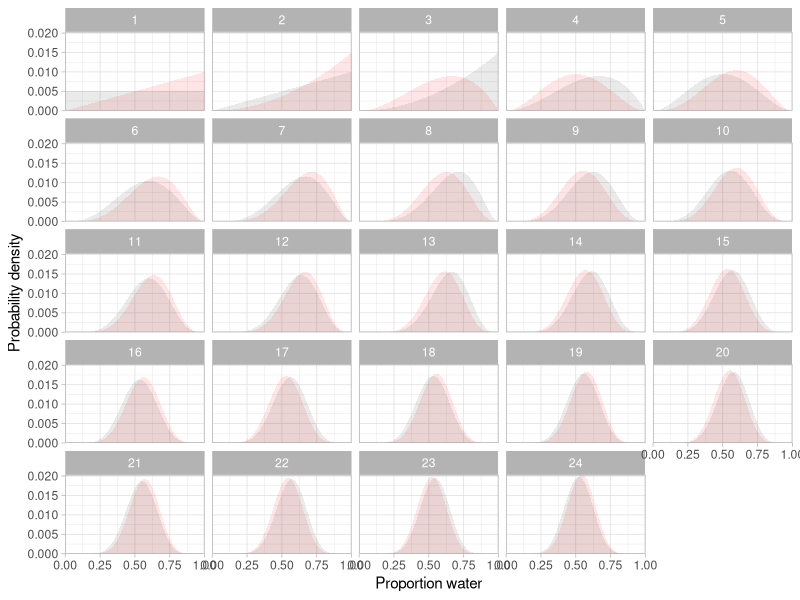
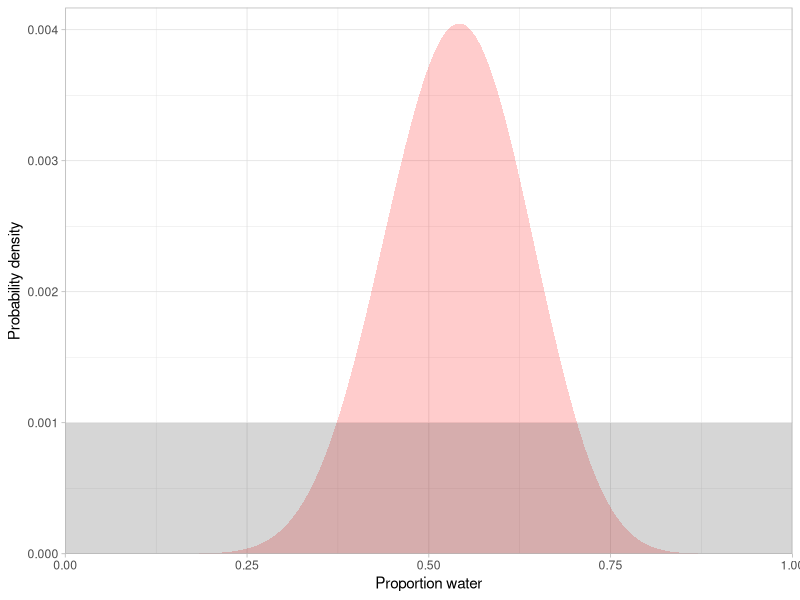
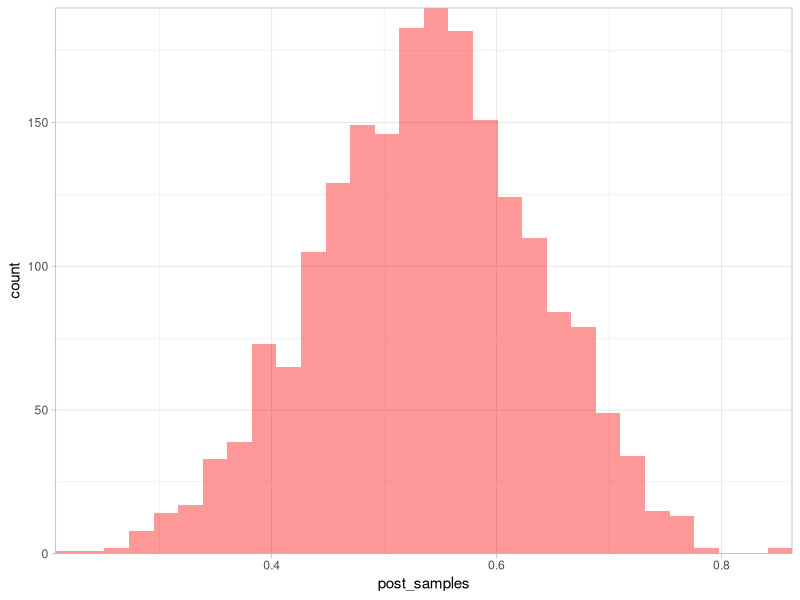
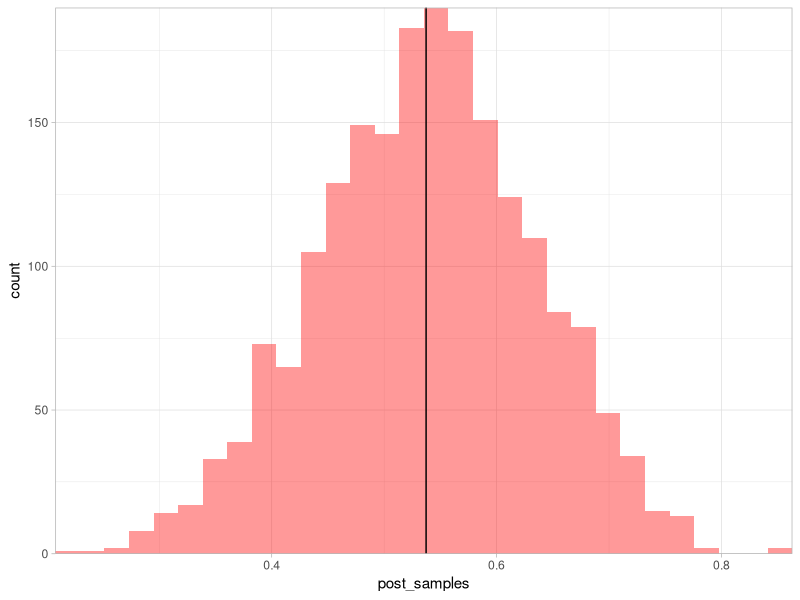
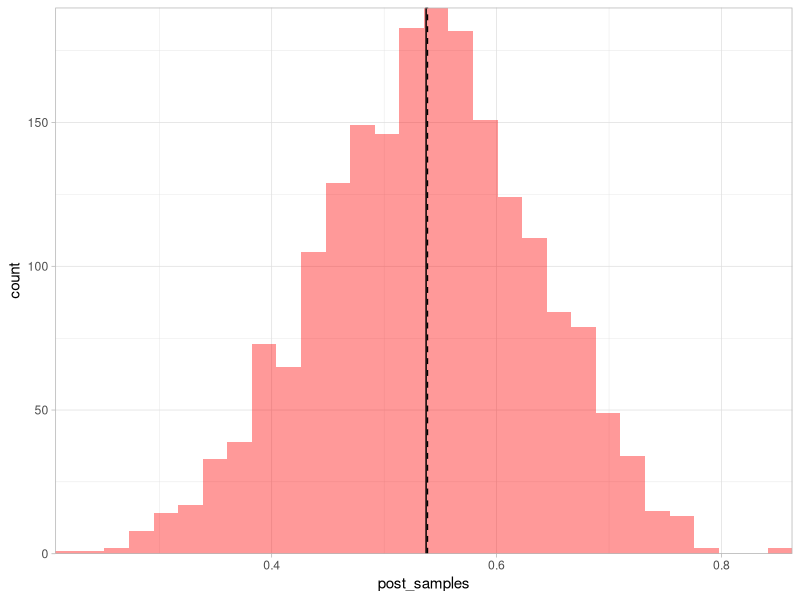
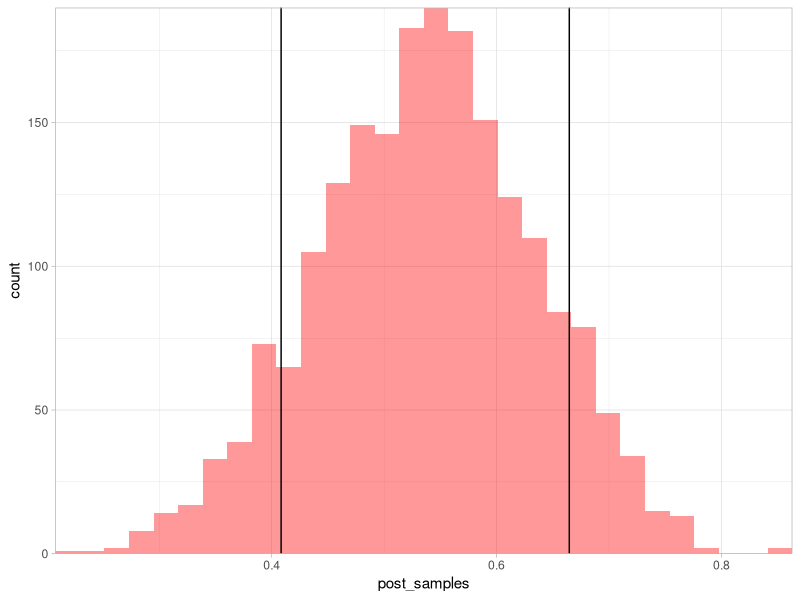
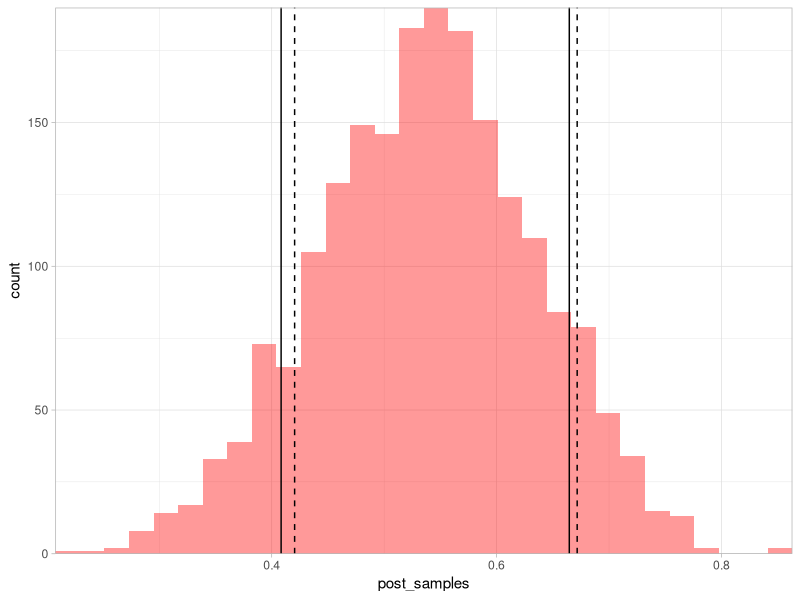
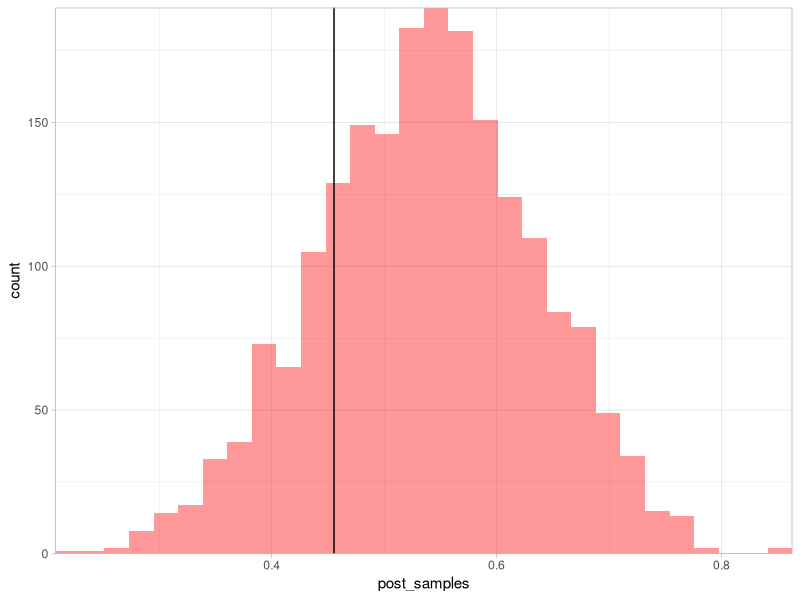

These figures' R source, in order:
## ---- chunk 1
library(ggplot2)
library(dplyr)
theme_set(theme_light())
## ---- chunk 2
dat <- c(1, 0, 1, 1, 0, 1) # data we collected

dat <- sample(0:1, size = 24, replace = T)
p <- seq(0, 1, length.out = 200) # a sequence of 'proportions water' to evaluate

# --------------------
# try different priors:
prior <- dunif(p, 0, 1)
# prior <- dbinom(2, size = 3, prob = p)
# prior <- dbinom(7, size = 10, prob = p)
# prior <- dbinom(71, size = 100, prob = p)
# prior <- dbinom(5, size = 10, prob = p)
# prior <- dnorm(p, mean = 0.5, sd = 0.3)
# prior <- dbeta(p, shape1 = 3, shape2 = 2)
# prior <- dnorm(p, mean = 0.5, sd = 0.25);prior[1:100] <- 0
# --------------------

prior <- prior / sum(prior) # make the prior sum to 1

out <- list()
for (i in seq_along(dat)) {
  likelihood <- dbinom(sum(dat[i]), size = 1, prob = p) # data likelihood
  posterior <- likelihood * prior                       # Bayes rule numerator
  posterior <- posterior / sum(posterior)               # make it sum to 1
  out[[i]] <- data.frame(p, prior, posterior, toss = i) # save it
  prior <- posterior                                    # for next time around
}
out <- bind_rows(out)

ggplot(out, aes(x = p, ymax = posterior, ymin = 0, group = toss)) +
  geom_ribbon(alpha = 0.1, fill = "red") +
  geom_ribbon(aes(x = p, ymax = prior, ymin = 0), alpha = 0.1) +
  coord_cartesian(expand = FALSE) +
  xlab("Proportion water") +
  ylab("Probability density") +
  facet_wrap(~toss)
## ---- chunk 3
N <- 1000 # bigger for smoother histogram plots below
p <- seq(0, 1, length.out = N)

prior <- dunif(p, 0, 1) / length(p)
# prior <- dbinom(2, size = 3, prob = p)
# prior <- dnorm(p, mean = 0.5, sd = 0.25)
# prior <- dbeta(p, shape1 = 3, shape2 = 2)
# prior <- dnorm(p, mean = 0.5, sd = 0.25);prior[1:100] <- 0
# prior <- c(1:250, 250:1)
prior <- prior / sum(prior)

likelihood <- dbinom(sum(dat), size = length(dat), prob = p)
posterior <- likelihood * prior
posterior <- posterior / sum(posterior)

ggplot(tibble(posterior, prior), 
  aes(x = p, ymax = posterior, ymin = 0)) +
  geom_ribbon(alpha = 0.2, fill = "red") +
  geom_ribbon(aes(x = p, ymax = prior, ymin = 0), alpha = 0.2) +
  coord_cartesian(expand = FALSE, ylim = c(0, 1.03 * max(c(posterior, prior)))) +
  xlab("Proportion water") +
  ylab("Probability density")
## ---- chunk 4
post_samples <- sample(p, prob = posterior, size = 2000, replace = TRUE)
## ---- chunk 5
g <- ggplot(tibble(post_samples), aes(post_samples)) + 
  geom_histogram(bins = 30, alpha = 0.4, fill = "red") +
  coord_cartesian(expand = FALSE)
g
## ---- chunk 6
q <- mean(post_samples)
g + geom_vline(xintercept = q)

q_median <- median(post_samples)
g + geom_vline(xintercept = q) + geom_vline(xintercept = q_median, lty = 2)
## ---- chunk 7
q <- quantile(post_samples, probs = c(0.1, 0.9))
g + geom_vline(xintercept = q)
## ---- chunk 8
q_hpd <- coda::HPDinterval(coda::as.mcmc(post_samples), prob = 0.8)
q_hpd <- as.numeric(q_hpd)
q_hpd
g + geom_vline(xintercept = q) + geom_vline(xintercept = q_hpd, lty = 2)
## ---- chunk 9
threshold_sample <- floor(0.2 * length(post_samples))
length(post_samples)
threshold_sample
q <- sort(post_samples)[threshold_sample]
q
g + geom_vline(xintercept = q)
## ---- chunk 10
sum(post_samples > 0.5) / length(post_samples)
mean(post_samples > 0.5)
g + geom_vline(xintercept = 0.5)
## ---- chunk 11
mean(post_samples > 0.6 & post_samples < 0.8)
g + geom_vline(xintercept = c(0.6, 0.8))
